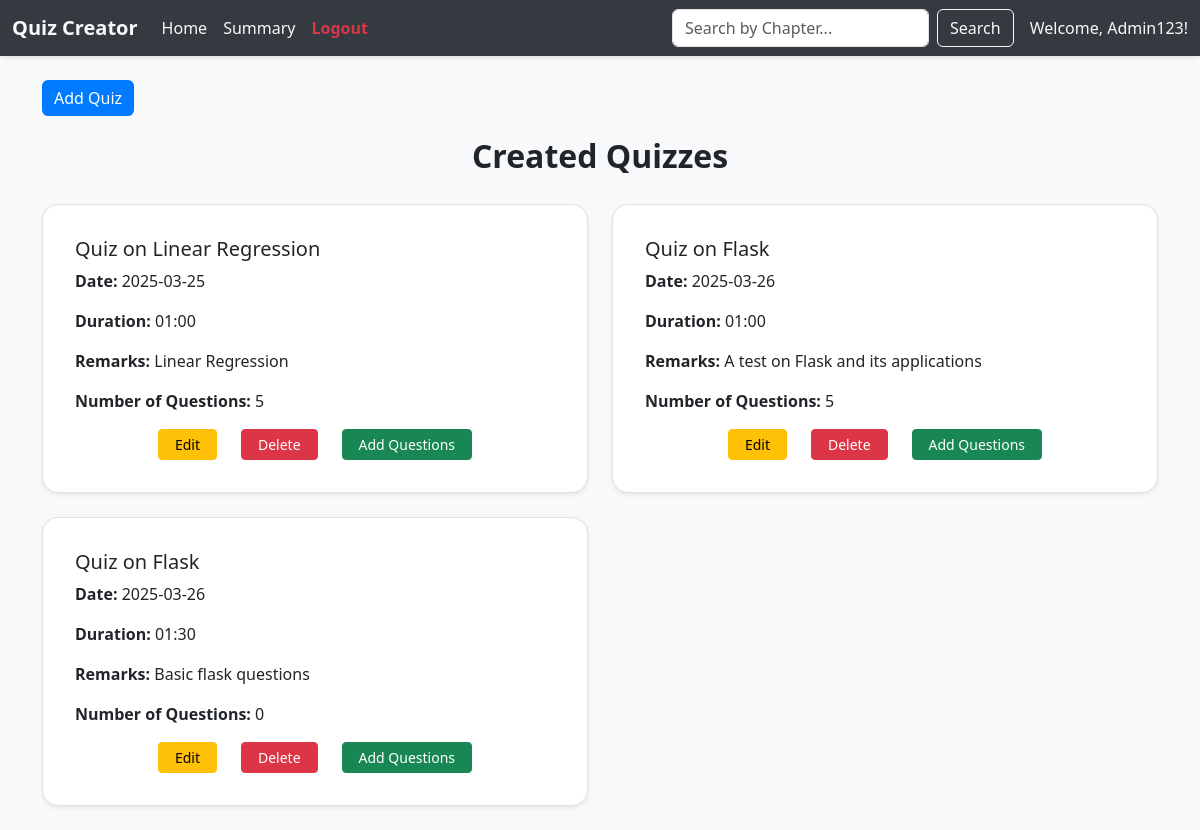
Page /quiz_creator on the earlier database version.
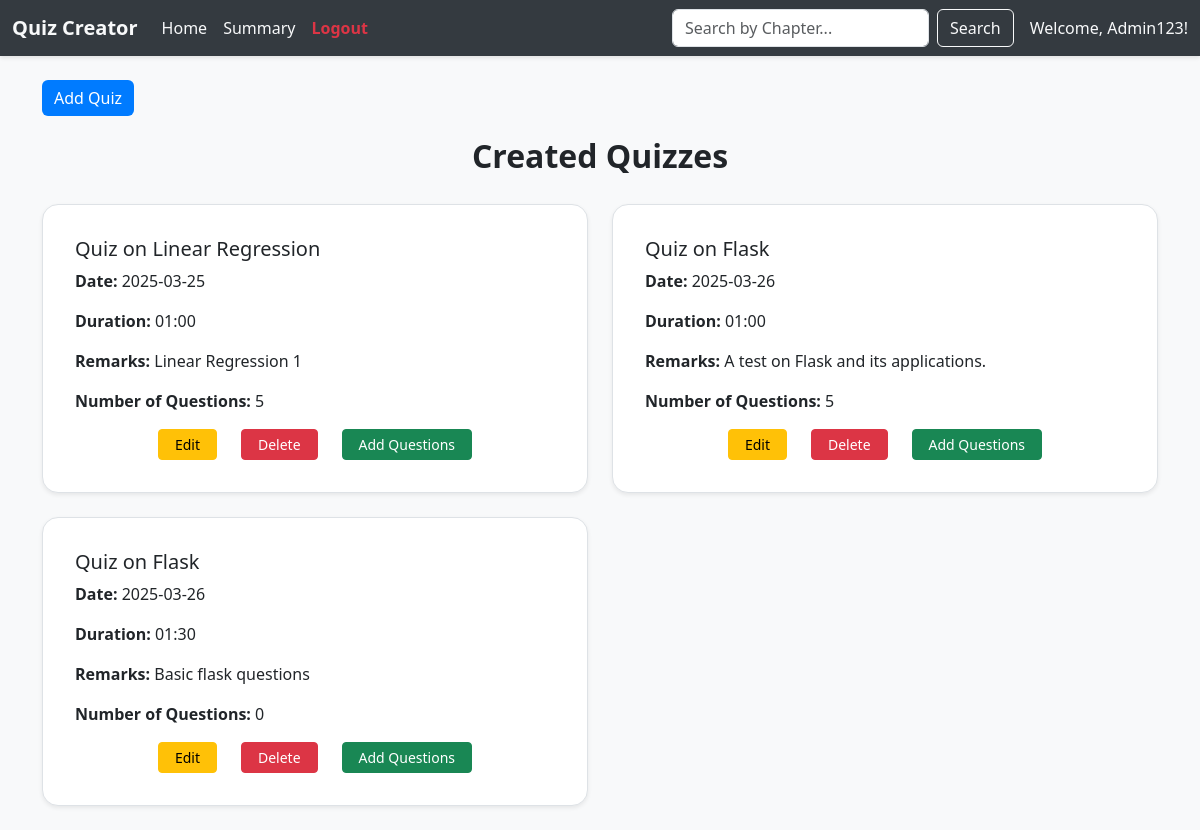
Same page on the later database version.
### applications/models.py (models this page shows)
class Quiz(db.Model):
    id = db.Column(db.Integer, primary_key=True)
    chapter_id = db.Column(db.Integer, db.ForeignKey('chapter.id'), nullable=False)
    chapter = db.relationship('Chapter', backref='quizzes', lazy=True)  # <-- Added this line
    date_of_quiz = db.Column(db.Date, nullable=False)
    time_duration = db.Column(db.String(5), nullable=False)
    remarks = db.Column(db.Text, nullable=True)
    num_questions = db.Column(db.Integer, nullable=False, default=0)
    questions = db.relationship('Question', backref='quiz', lazy=True)

class Chapter(db.Model):
    id = db.Column(db.Integer, primary_key=True)
    name = db.Column(db.String(), nullable=False)
    description = db.Column(db.Text, nullable=True)
    num_questions = db.Column(db.Integer, nullable=False, default=0)
    subject_id = db.Column(db.Integer, db.ForeignKey('subject.id', ondelete="CASCADE"), nullable=False)
    subject = db.relationship('Subject', backref=db.backref('chapters', lazy=True, cascade="all, delete"))

### applications/controllers.py (the view)
@app.route('/quiz_creator', methods=['GET'])
def quiz_creator():
    admin_user = User.query.filter_by(role='admin').first()
    search_query = request.args.get('chap_name', '')
    if not admin_user or admin_user.role != 'admin':
        return render_template('login.html', error="Unauthorized access!")
    if search_query:
        quizzes = Quiz.query.join(Chapter).filter(
            Chapter.name.ilike(f"%{search_query}%")).all()
    else:
        quizzes = Quiz.query.all()
    return render_template('quiz_creator.html', quizzes=quizzes, this_user=admin_user)

### templates/quiz_creator.html (shortened to what this page needs)
<!DOCTYPE html>
<html lang="en">
<head>
    <link href="https://cdn.jsdelivr.net/npm/bootstrap@5.3.0/dist/css/bootstrap.min.css" rel="stylesheet">
    <link rel="stylesheet" href="/static/style.css">
</head>
<body>
    <nav class="navbar navbar-expand-lg" style="background-color: #343a40; box-shadow: 0 2px 4px rgba(0, 0, 0, 0.1)">
        <div class="container-fluid">
            <a class="navbar-brand text-light fw-bold" href="#">Quiz Creator</a>
            <div class="collapse navbar-collapse">
                <ul class="navbar-nav me-auto">
                    <li class="nav-item"><a class="nav-link active text-light" href="/admin_dash">Home</a></li>
                    <li class="nav-item"><a class="nav-link text-light" href="#">Summary</a></li>
                    <li class="nav-item"><a class="nav-link text-danger fw-bold" href="/login">Logout</a></li>
                </ul>
                <form class="d-flex" method="GET" action="/quiz_creator">
                    <input class="form-control me-2" name="chap_name" type="search" placeholder="Search by Chapter..." aria-label="Search">
                    <button class="btn btn-outline-light" type="submit">Search</button>
                </form>
                <span class="navbar-text ms-3 text-light">
                    Welcome, {{ this_user.username }}!
                </span>
            </div>
        </div>
    </nav>
    <div class="container mt-4">
        <a href="/add_quiz" class="btn btn-primary mb-3">Add Quiz</a>
        <p class="text-center mb-4 fs-2 fw-bold">Created Quizzes</p>
        <div class="row">
            {% for quiz in quizzes %}
            <div class="col-12 col-md-6 mb-4">
                <div class="card border shadow-sm p-3 rounded-4">
                    <div class="card-body">
                        <h5 class="card-title">Quiz on {{ quiz.chapter.name }}</h5>
                        <p><strong>Date:</strong> {{ quiz.date_of_quiz }}</p>
                        <p><strong>Duration:</strong> {{ quiz.time_duration }}</p>
                        <p><strong>Remarks:</strong> {{ quiz.remarks }}</p>
                        <p><strong>Number of Questions:</strong> {{ quiz.questions|length }}</p>
                        <div class="d-flex justify-content-center gap-4 flex-wrap">
                            <a href="/edit_quiz/{{ quiz.id }}" class="btn btn-warning btn-sm px-3">Edit</a>
                            <a href="/delete_quiz/{{ quiz.id }}" class="btn btn-danger btn-sm px-3"
                                onclick="return confirm('Are you sure you want to delete this quiz?')">Delete</a>
                            <a href="/add_question/{{ quiz.chapter_id }}/{{ quiz.id }}"
                                class="btn btn-success btn-sm px-3">Add Questions</a>
                        </div>
                    </div>
                </div>
            </div>
            {% endfor %}
        </div>
    </div>
</body>
</html>

Differences in the rows shown:
changed Quiz "Linear Regression": remarks "Linear Regression" → "Linear Regression 1"
changed Quiz: remarks "A test on Flask and its applications" → "A test on Flask and its applications."
